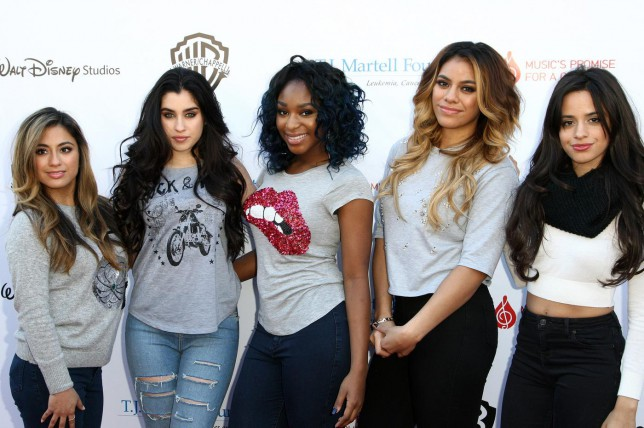
#> input picture fifth.jpg, 644 x 428 px
$ python wow.py
#> lines starting #> are read from the running program, lines starting #| are printed output that depends on the picture; after the words box and inside, x2 and y2 are one past the last pixel; in counts of white or black regions, pixels touching at a corner belong together
import numpy as np
import cv2
import ctypes

img_source = input("File name: ")
#> the answer given: fifth.jpg

img=cv2.imread(img_source,1)
#> img is the input picture: shape (428, 644, 3); mean B, G, R 135.4, 135.1, 138.1
mono=cv2.imread(img_source,0)#greyscale image
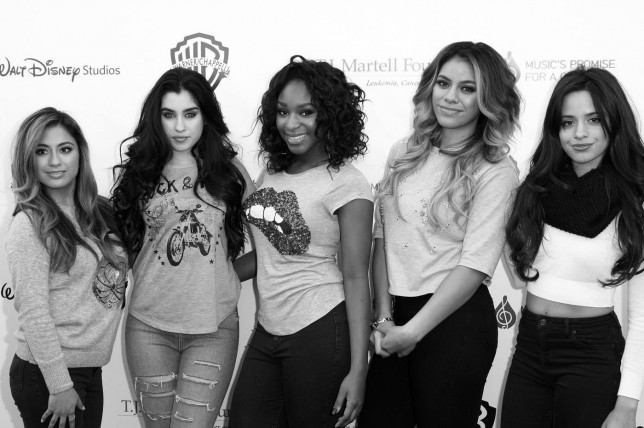
#> mono: shape (428, 644); min 0, max 255, mean 136

faceCascade = cv2.CascadeClassifier('face_cascade.xml')
#eyeCascade = cv2.CascadeClassifier('eye_cascade.xml')

faces=faceCascade.detectMultiScale(mono,1.3,5)
#> faces = [[152, 93, 58, 58], [423, 62, 63, 63], [266, 90, 58, 58], [550, 101, 60, 60], [26, 128, 60, 60]]

for (x,y,w,h) in faces:
    cv2.rectangle(img,(x,y),(x+w,y+h),(152,125,254),2)
#> this loop made 5 passes
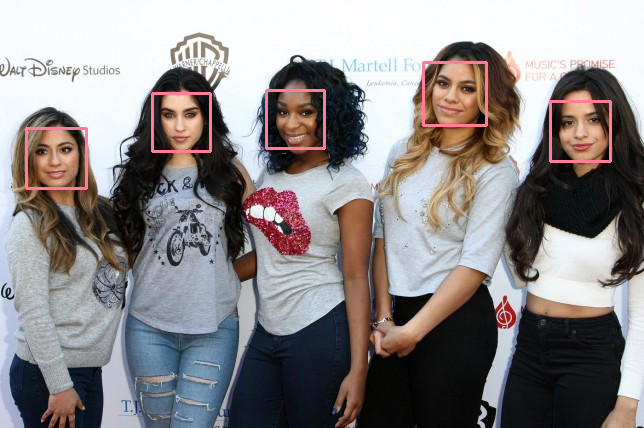
#> img: shape (428, 644, 3); 1.29% of pixels changed, all inside (x1, y1, x2, y2) = (25, 61, 612, 190)

cv2.imshow('lol',img)
#> (the run stopped early here; a loop or call above may not have finished)
